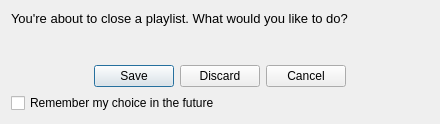
<?xml version="1.0" encoding="UTF-8"?>
<ui version="4.0">
 <class>ClosePlaylistPopup</class>
 <widget class="QDialog" name="ClosePlaylistPopup">
  <property name="windowModality">
   <enum>Qt::ApplicationModal</enum>
  </property>
  <property name="geometry">
   <rect>
    <x>0</x>
    <y>0</y>
    <width>440</width>
    <height>124</height>
   </rect>
  </property>
  <property name="windowTitle">
   <string>Your attention is required</string>
  </property>
  <property name="locale">
   <locale language="English" country="UnitedStates"/>
  </property>
  <layout class="QVBoxLayout">
   <item>
    <widget class="QLabel" name="labelPlaylist">
     <property name="font">
      <font>
       <pointsize>10</pointsize>
      </font>
     </property>
     <property name="text">
      <string>You're about to close a playlist. What would you like to do?</string>
     </property>
     <property name="wordWrap">
      <bool>true</bool>
     </property>
    </widget>
   </item>
   <item>
    <spacer name="verticalSpacer">
     <property name="orientation">
      <enum>Qt::Vertical</enum>
     </property>
     <property name="sizeHint" stdset="0">
      <size>
       <width>20</width>
       <height>40</height>
      </size>
     </property>
    </spacer>
   </item>
   <item>
    <widget class="QDialogButtonBox" name="buttonBox">
     <property name="orientation">
      <enum>Qt::Horizontal</enum>
     </property>
     <property name="standardButtons">
      <set>QDialogButtonBox::Cancel|QDialogButtonBox::Discard|QDialogButtonBox::Save</set>
     </property>
     <property name="centerButtons">
      <bool>true</bool>
     </property>
    </widget>
   </item>
   <item>
    <widget class="QCheckBox" name="checkBoxRememberChoice">
     <property name="toolTip">
      <string>This can be changed in options</string>
     </property>
     <property name="text">
      <string>Remember my choice in the future</string>
     </property>
    </widget>
   </item>
  </layout>
 </widget>
 <resources/>
 <connections>
  <connection>
   <sender>buttonBox</sender>
   <signal>accepted()</signal>
   <receiver>ClosePlaylistPopup</receiver>
   <slot>accept()</slot>
   <hints>
    <hint type="sourcelabel">
     <x>248</x>
     <y>254</y>
    </hint>
    <hint type="destinationlabel">
     <x>157</x>
     <y>274</y>
    </hint>
   </hints>
  </connection>
  <connection>
   <sender>buttonBox</sender>
   <signal>rejected()</signal>
   <receiver>ClosePlaylistPopup</receiver>
   <slot>reject()</slot>
   <hints>
    <hint type="sourcelabel">
     <x>316</x>
     <y>260</y>
    </hint>
    <hint type="destinationlabel">
     <x>286</x>
     <y>274</y>
    </hint>
   </hints>
  </connection>
 </connections>
</ui>
